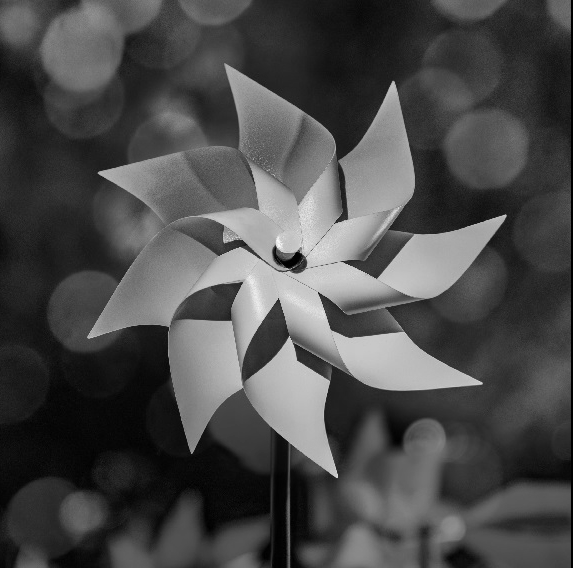
#> input picture test/ED-image1_gray.png, 573 x 568 px
$ python gpt.py
#> lines starting #> are read from the running program, lines starting #| are printed output that depends on the picture; after the words box and inside, x2 and y2 are one past the last pixel; in counts of white or black regions, pixels touching at a corner belong together; long printed decimals are rounded
import cv2
import numpy as np
from skimage.draw import polygon_perimeter, polygon
from skimage.measure import find_contours, regionprops, label as measure_label
import matplotlib.pyplot as plt


def initialize_contour(image, threshold=100):
    """Finds an initial contour using edge detection."""
    gray = cv2.cvtColor(image, cv2.COLOR_BGR2GRAY)
    # pixel value > threshold = 255, else 0
    _, binary = cv2.threshold(gray, threshold, 255, cv2.THRESH_BINARY)
    contours, _ = cv2.findContours(
        binary, cv2.RETR_EXTERNAL, cv2.CHAIN_APPROX_SIMPLE)
    return max(contours, key=cv2.contourArea) if contours else None


def custom_initialize_contour(image, threshold=100):
    """Finds an initial contour using edge detection without OpenCV contour functions."""
    # Convert to grayscale if needed
    if len(image.shape) == 3:
        # Simple RGB to grayscale conversion
        gray = np.mean(image, axis=2).astype(np.uint8)
    else:
        gray = image.copy()

    # Manual thresholding
    binary = np.zeros_like(gray)
    binary[gray > threshold] = 255

    # Edge detection using Sobel operators
    # Apply simple gradient operators
    gx = np.array([[-1, 0, 1], [-2, 0, 2], [-1, 0, 1]])
    gy = np.array([[-1, -2, -1], [0, 0, 0], [1, 2, 1]])

    # Compute gradients
    grad_x = np.zeros_like(gray, dtype=float)
    grad_y = np.zeros_like(gray, dtype=float)

    # Apply convolution for edge detection
    for i in range(1, binary.shape[0]-1):
        for j in range(1, binary.shape[1]-1):
            grad_x[i, j] = np.sum(binary[i-1:i+2, j-1:j+2] * gx)
            grad_y[i, j] = np.sum(binary[i-1:i+2, j-1:j+2] * gy)

    # Gradient magnitude
    edges = np.sqrt(grad_x**2 + grad_y**2)
    edges = (edges > 40).astype(np.uint8) * 255  # Threshold edges

    # Find connected components and extract the largest one as the contour
    labeled, num_labels = measure_label(edges, connectivity=2, return_num=True)
    if num_labels == 0:
        return None

    # Find the largest component
    largest_component = None
    max_area = 0

    for label in range(1, num_labels + 1):
        component = (labeled == label).astype(np.uint8)
        area = np.sum(component)

        if area > max_area:
            max_area = area
            largest_component = component

    # Extract contour points from the largest component
    contour_points = []
    for i in range(largest_component.shape[0]):
        for j in range(largest_component.shape[1]):
            if largest_component[i, j] > 0:
                # Check if it's an edge pixel (has at least one neighbor that is 0)
                if (i == 0 or i == largest_component.shape[0]-1 or
                    j == 0 or j == largest_component.shape[1]-1 or
                    largest_component[i-1, j] == 0 or largest_component[i+1, j] == 0 or
                        largest_component[i, j-1] == 0 or largest_component[i, j+1] == 0):
                    # Note: OpenCV format is [x, y] which is [column, row]
                    contour_points.append([j, i])

    # Convert to the format expected by the rest of the code (similar to cv2.findContours output)
    if not contour_points:
        return None

    contour_array = np.array(contour_points, dtype=np.int32).reshape(-1, 1, 2)
    return contour_array


def greedy_snake(image, contour, iterations=50):
    """Evolves the contour using a greedy algorithm."""
    for _ in range(iterations):
        for i, point in enumerate(contour):
            x, y = point[0]
            neighborhood = [(x-1, y), (x+1, y), (x, y-1), (x, y+1)]
            best_point = min(neighborhood, key=lambda p: image[p[1], p[0]] if 0 <=
                             p[1] < image.shape[0] and 0 <= p[0] < image.shape[1] else 255)
            contour[i] = np.array([[best_point[0], best_point[1]]])
    return contour


def compute_chain_code(contour):
    """Computes the Freeman Chain Code from the evolved contour."""
    directions = [(1, 0), (1, 1), (0, 1), (-1, 1),
                  (-1, 0), (-1, -1), (0, -1), (1, -1)]
    chain_code = []
    for i in range(len(contour) - 1):
        dx, dy = contour[i+1][0] - contour[i][0]
        code = directions.index((dx, dy)) if (dx, dy) in directions else None
        if code is not None:
            chain_code.append(code)
    return chain_code


def compute_perimeter_area(contour):
    """Computes the perimeter and area using the Shoelace theorem."""
    perimeter = np.sum(
        np.sqrt(np.sum(np.diff(contour[:, 0, :], axis=0) ** 2, axis=1)))
    x, y = contour[:, 0, 0], contour[:, 0, 1]
    area = 0.5 * np.abs(np.dot(x, np.roll(y, 1)) - np.dot(y, np.roll(x, 1)))
    return perimeter, area


def main():
    image = cv2.imread('ED-image1_gray.png')
#> image is the input picture: shape (568, 573, 3); min 0, max 249, mean 74.2
    if image is None:
        print("Error: Could not load image. Please check the file path.")
        return

    initial_contour = initialize_contour(image)
#> in initialize_contour, `_, binary = cv2.threshold(gray, threshold, 255, cv2.THRESH_BINARY)`:
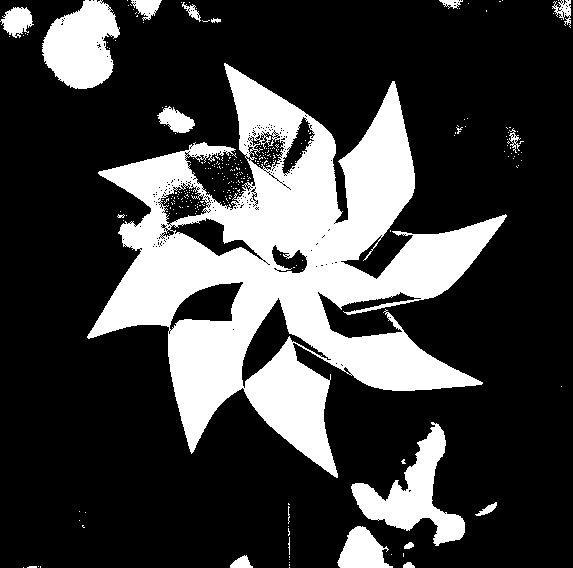
#> binary: shape (568, 573); 25.3% white; 278 white regions (260 under 20 px)
#> in initialize_contour, `contours, _ = cv2.findContours( binary, cv2.RETR_EXTERNAL, cv2.CHAIN_A..`: contours = 178 contours, 162 with area under 20; largest, box (x1, y1, x2, y2) and area: (87, 63, 507, 478) 75126, (351, 422, 465, 546) 4693, (42, 0, 120, 89) 4666, (337, 526, 393, 568) 1386, (0, 7, 34, 38) 596
#> initial_contour = contour of 1677 points, box (x1, y1, x2, y2) (87, 63, 507, 478), area 75126
    if initial_contour is None:
        print("No contour found!")
        return

    gray = cv2.cvtColor(image, cv2.COLOR_BGR2GRAY)
    evolved_contour = greedy_snake(gray, initial_contour.copy())
#> after the loop in greedy_snake, `for _ in range(iterations):`: contour = contour of 1677 points, box (x1, y1, x2, y2) (85, 62, 508, 480), area 83234
#> evolved_contour has the same summary as contour in greedy_snake
    chain_code = compute_chain_code(evolved_contour)
#> the loop in compute_chain_code, `for i in range(len(contour) - 1):` made 1676 passes
#> (dx, dy) on passes 1 to 3: (-2, 4), (0, 0), (1, 4)
#> after the loop in compute_chain_code, `for i in range(len(contour) - 1):`: chain_code = 358 values, max 7 at index 12, min 0 at index 0, mean 3.09
    perimeter, area = compute_perimeter_area(evolved_contour)
#> in compute_perimeter_area, `perimeter = np.sum( np.sqrt(np.sum(np.diff(contour[:, 0, :], axis=0) *..`: perimeter = 4282.4
#> in compute_perimeter_area, `x, y = contour[:, 0, 0], contour[:, 0, 1]`: x = 1677 values, max 507 at index 1248, min 85 at index 564, mean 290.5; y = 1677 values, max 479 at index 748, min 62 at index 0, mean 253.4
#> in compute_perimeter_area, `area = 0.5 * np.abs(np.dot(x, np.roll(y, 1)) - np.dot(y, np.roll(x, 1)))`: area = 83233.5
#> perimeter = 4282.4; area = 83233.5

    print("Initial Contour:", initialize_contour(image))
#> (printed output is left out)
    print("custom initial Contour:", custom_initialize_contour(image))
#> (printed output is left out)

    print("Chain Code:", chain_code)
#> (printed output is left out)
    print("Perimeter:", perimeter)
#| Perimeter: 4282.386
    print("Area:", area)
#| Area: 83233.5

    # Plot results
    plt.imshow(cv2.cvtColor(image, cv2.COLOR_BGR2RGB))
    plt.plot(initial_contour[:, 0, 0], initial_contour[:,
             0, 1], 'r--', label='Initial Contour')
    # plt.plot(evolved_contour[:, 0, 0], evolved_contour[:,
    #          0, 1], 'g-', label='Evolved Contour')
    plt.legend()
    plt.show()
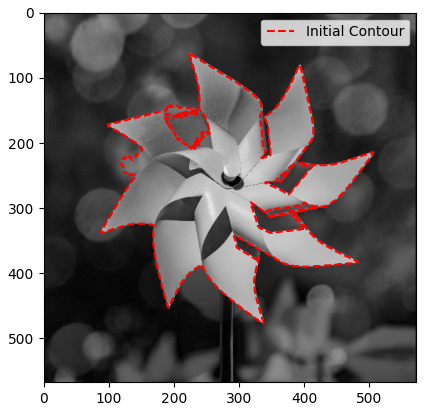
#> figure drawn by matplotlib, 1 panel


if __name__ == "__main__":
    main()
